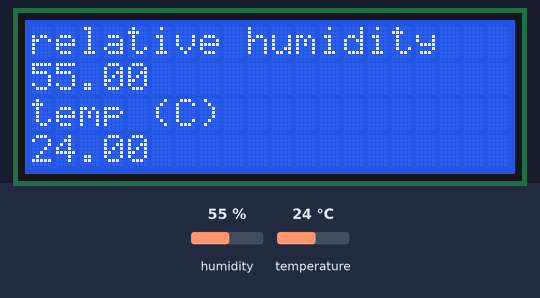
The sketch below on a simulated Arduino Uno, built with avr-gcc and run on an emulated ATmega328P. Shown: 20×4 character LCD. Inputs (shaded band) come from the test bench; at power-on: humidity 55 %, temperature 24 °C. The local clock reads 2024-03-15 10:24:30 at power-on unless the sketch sets it; storage starts empty; what the sketch prints to the serial monitor is not drawn.

Above: at 1.2 s.
1.3 s: humidity set to 22 %
At 3.1 s:
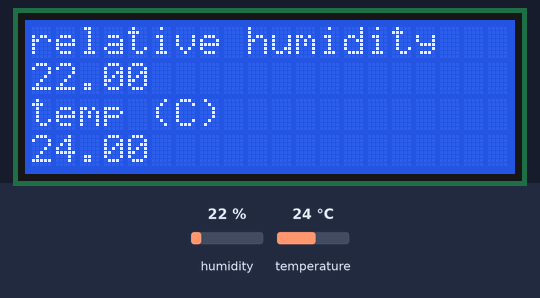
3.7 s: temperature set to 12 °C
At 5.3 s:
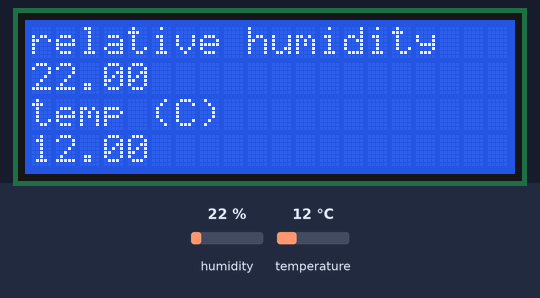
5.8 s: humidity set to 40 %
At 7.4 s:
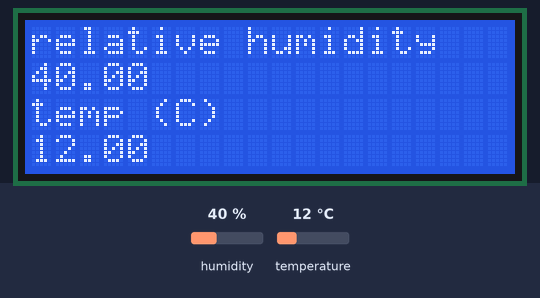
7.9 s: temperature set to 19 °C
Timing chart, 0 to 10.9 s (numbered marks = the images above; inputs shaded):
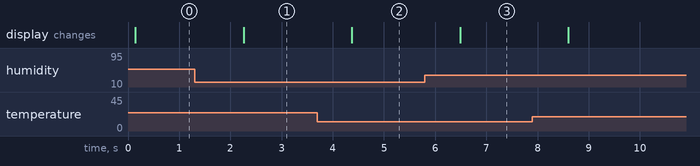

The sketch:

18-02-19_measurehumidity_ontoSD.ino
```cpp
/* Olivia Moore
    17-12-21
    measuring relative humidity along with temperature and time in milliseconds.
  17-12-22
  records to the SD cards
  still need all the data files to have a time stamp like the code below

  char filename[25];
    sprintf(filename,"datalog.%ld.csv",now.unixtime());
    Serial.print("new filename is:");
    Serial.println(filename);

  17-12-28
  the name of the datafile is now the date
  when making a filename it MUST be 8.3

  18-01-03
  prints the file name with all months. The problem was that when the
  arduino save the filenames it did not save " 1 31127.csv" because
  of the " %2d" that was in the code. so it was changed to " %d",
  which worked.
*/
#include <SPI.h>
#include <SD.h>
const int chipSelect = 10;


#include "Adafruit_Si7021.h"
Adafruit_Si7021 sensor = Adafruit_Si7021();

// Date and time functions using a DS1307 RTC connected via I2C and Wire lib
#include <Wire.h>
#include "RTClib.h"
RTC_PCF8523 rtc;
char filename[40];


// this is what i need to do the LCD:
#include <LiquidCrystal.h>
LiquidCrystal lcd(7, 8, 9, 10, 11, 12);


void setup() {
  Serial.begin(115200);
  // wait for serial port to open
  while (!Serial) {
    delay(10);
  }

// set up the LCD's number of columns and rows:
  lcd.begin(20, 4);
  // Print a message to the LCD.
  lcd.print("relative humidity");
 lcd.setCursor(0, 2);
lcd.print("temp (C)");

  Serial.println("Si7021 test!");
  if (!sensor.begin()) {
    Serial.println("Did not find Si7021 sensor!");
    while (true);
  }


  Serial.print("Initializing SD card...");
  // see if the card is present and can be initialized:
  if (!SD.begin(chipSelect)) {
    Serial.println("Card failed, or not present");
    // don't do anything more:
    return;
  }
  Serial.println("card initialized.");


  if (! rtc.begin()) {
    Serial.println("Couldn't find RTC");
    while (1);
  }

  if (! rtc.initialized()) {
    Serial.println("RTC is NOT running!");
    // following line sets the RTC to the date & time this sketch was compiled
    // rtc.adjust(DateTime(F(__DATE__), F(__TIME__)));
    // This line sets the RTC with an explicit date & time, for example to set
    // January 21, 2014 at 3am you would call:
    // rtc.adjust(DateTime(2014, 1, 21, 3, 0, 0));
  }


  DateTime now = rtc.now();
  //the filename has to follow 8.3 format
  sprintf(filename, "%d%d%d%d.csv",
          now.month(), now.day(), now.hour(), now.minute());
  Serial.print("new filename is:");
  Serial.println(filename);


}

void loop() {
  // open the file. note that only one file can be open at a time,
  // so you have to close this one before opening another.
  File dataFile = SD.open(filename, FILE_WRITE);

  unsigned long ltime = millis();
  float humidity = sensor.readHumidity();
  float Temperature = sensor.readTemperature();

 lcd.setCursor(0, 1);
lcd.print(humidity, 2);
lcd.setCursor(0, 3);
lcd.print(Temperature, 2);


  Serial.print("time(ms),");
  Serial.print(ltime);
  Serial.print(",Humidity:(%rh),"); Serial.print(humidity, 2);
  Serial.print(",Temperature:(C),"); Serial.print(Temperature, 2);
  Serial.println(",");

  if (dataFile) {
    dataFile.print("time(ms),");
    dataFile.print(ltime);
    dataFile.print(",Humidity:(%rh),"); dataFile.print(humidity, 2);
    dataFile.print(",Temperature:(C),"); dataFile.print(Temperature, 2);
    dataFile.println(",");
    dataFile.close();
  }
  // if the file isn't open, pop up an error:
  else {
    Serial.print("error opening ");
    Serial.println(filename);
  }

  delay(1000);
}
```

Measured:
- after the input at 1.3 s, the display: changes after 0.96 s (image 1)
- after the input at 3.7 s, the display: changes after 0.67 s (image 2)
- after the input at 5.8 s, the display: changes after 0.69 s (image 3)
